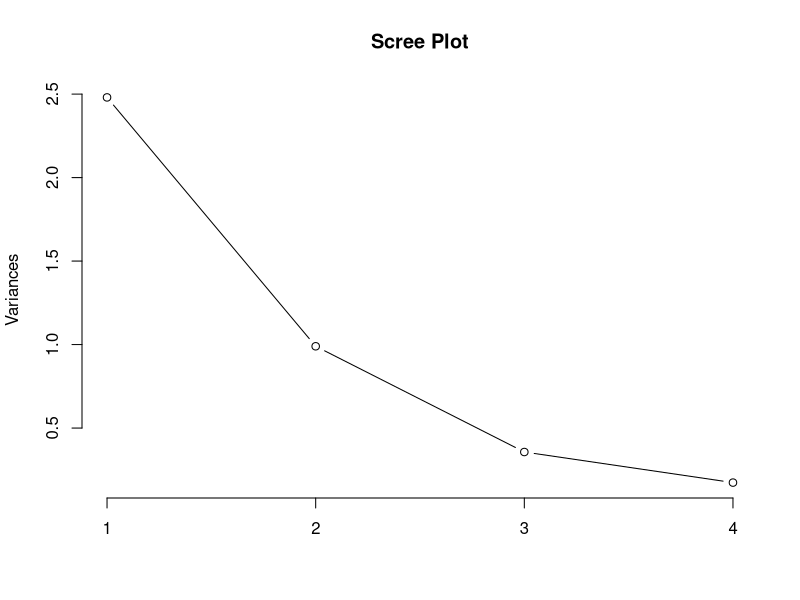
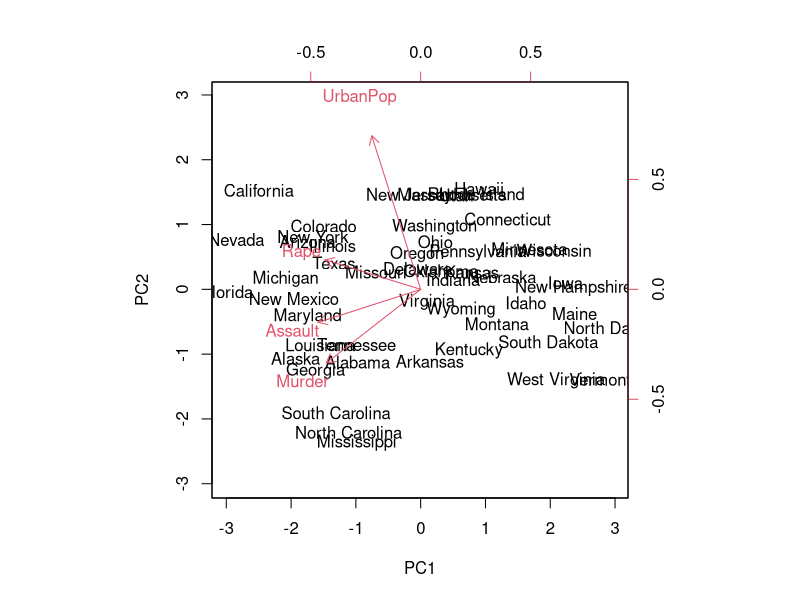
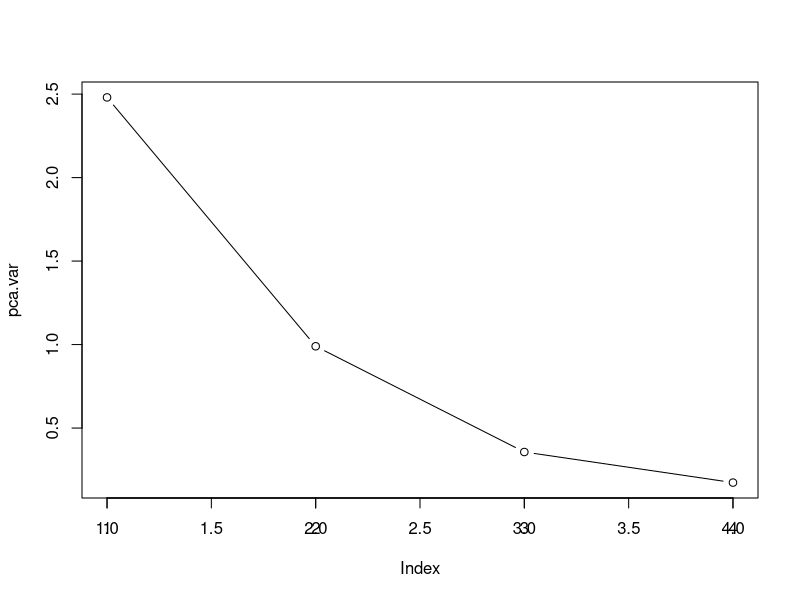
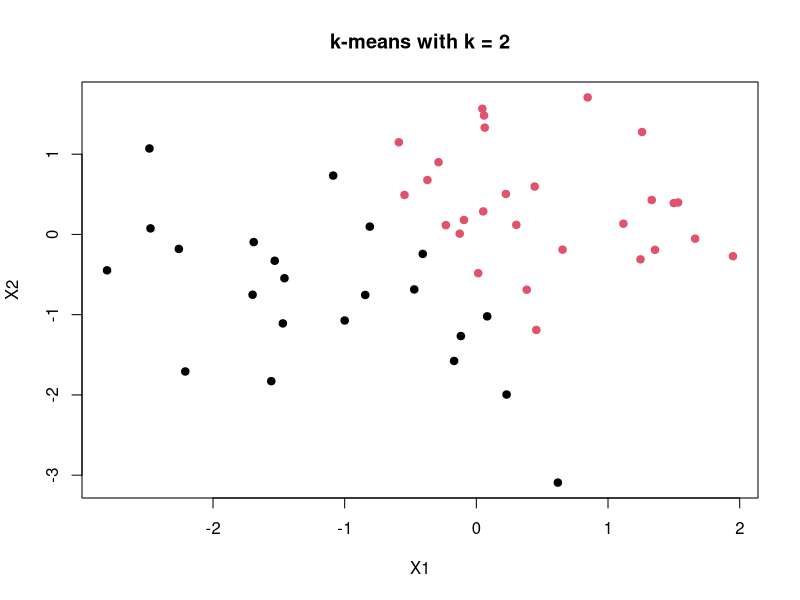
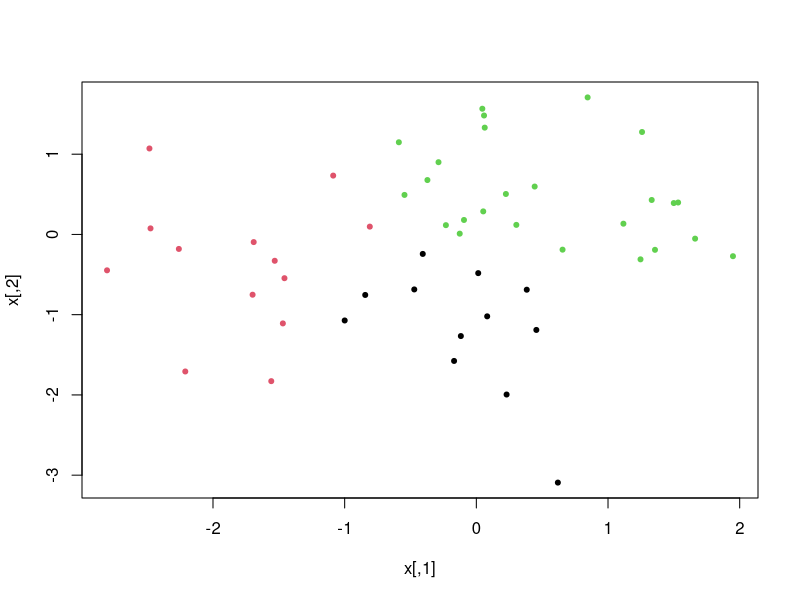
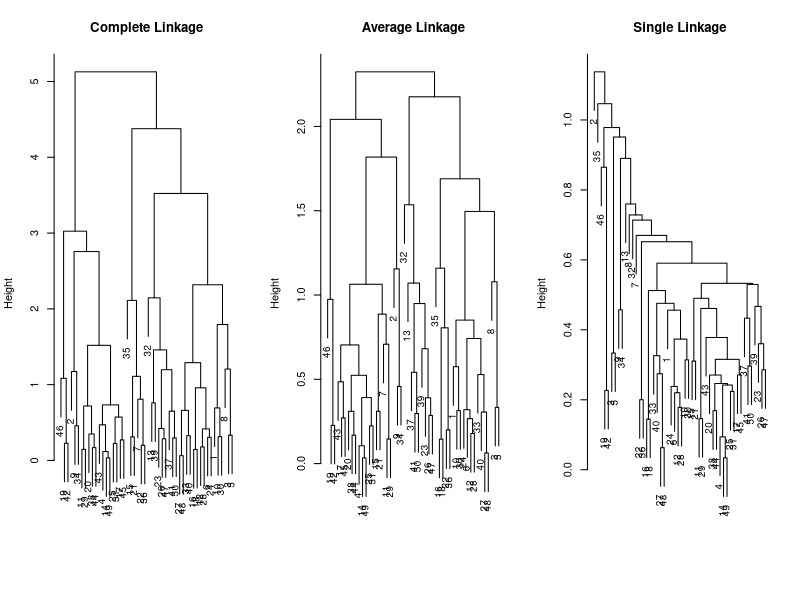

Write R code to recreate these figures, in order.
## ---- chunk 1
USArrests

arrest <- USArrests
# view row names and column names
rownames(USArrests) 
row.names(USArrests) # alternative
colnames(USArrests) 
names(USArrests) # alternative 
## ---- chunk 2
str(USArrests) 
summary(USArrests) 
dim(USArrests) 
## ---- chunk 3

for (i in 1:4){ 
  print(mean(arrest[, i]))
}

# alternatively `sapply()`
sapply(arrest, mean)


## ---- chunk 4
pca_arrests <- prcomp(arrest, center = T, scale = T) 
names(pca_arrests) # examine model attributes that can be extracted 

pca_arrests$center # means of the original variables 

summary(pca_arrests) 


# scree plot
plot(pca_arrests, type = "l",
     main = "Scree Plot") 

# biplot for principal components space 
biplot(pca_arrests, scale = 0)
## ---- chunk 5
pca.var <- pca_arrests$sdev^2
plot(pca.var, type = "b")
axis(1, at = c(1,2,3,4), c("1", "2", "3", "4")) 

cumsum(pca.var) 
## ---- chunk 6
x = c(1,2,-3,8)
cumsum(x) 
## ---- chunk 7
# randomly generate data 
x = matrix(rnorm(50*2), ncol = 2) 
head(x)

# k-means

km1 = kmeans(x, centers = 2)
km1$cluster

plot(x, col = km1$cluster, 
     main = "k-means with k = 2", 
     xlab = "X1", 
     ylab = "X2", pch = 19, cex = 1) 

## ---- chunk 8
km2 = kmeans(x, centers = 3, nstart = 20)
km2

plot(x, col = km2$cluster, 
     pch = 20) 
## ---- chunk 9
x = matrix(rnorm(50*2), ncol = 2) 

kmeans(x, 2, nstart = 20) 
## ---- chunk 10
dist_mat = dist(x) 

hc.complete = hclust(d = dist_mat, method = "complete")
hc.average = hclust(dist_mat, method = "average")
hc.single = hclust(dist_mat, method = "single")

# plot the graphs
par(mfrow = c(1,3)) # mfrow() tells R how to structure the window 
plot(hc.complete, main =  'Complete Linkage', xlab = "", 
     sub = "", cex = .9)
plot(hc.average, main = "Average Linkage", xlab = "", sub  = "", cex =0.9)
plot(hc.single, main = "Single Linkage", xlab = "", sub  = "", cex =0.9)
## ---- chunk 11

